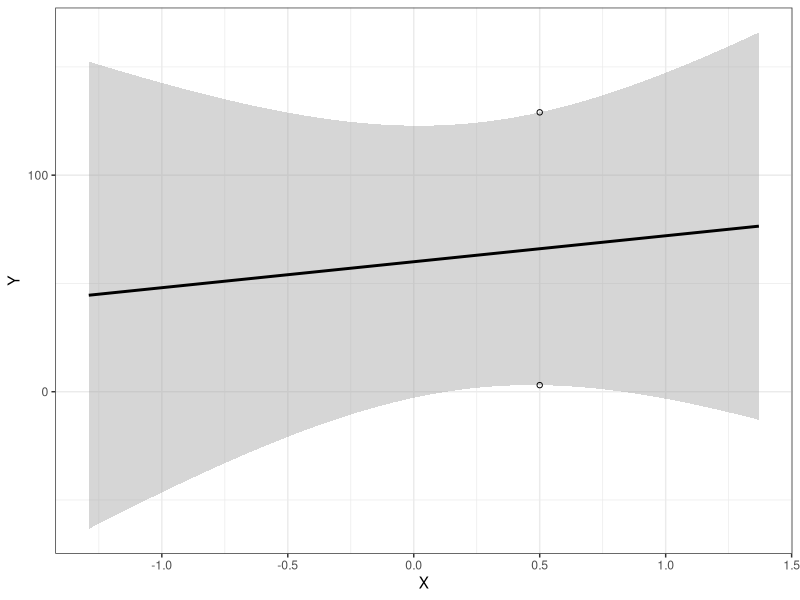

The R source for this figure:
#Appendix A: Computing the Confidence Interval of a Predicted Value of a Dependent Variable.

#R Code

#NOTE: the ggplot2 package must be installed for this example. E.g.,
#install.packages("ggplot2")

#Equations 2 and 3, in matrix algebra form
#values for x and y, n = 5
x<-c(-1.29,.64,1.2,1.37,-.7)
y<-c(48.8,4.78,81.38,112,67.79)

Xmat<-as.matrix(cbind(rep(1,5),x))
names(Xmat)<-c("(Intercept)","X")

A<-solve((t(Xmat) %*% Xmat)) #This is the inverse of the inner product found in Equation 3
beta <- A %*% t(Xmat) %*% y #linear model coefficients
resids <- y - (Xmat %*% beta) #residualvalues
sig<-sqrt(sum(resids^2) / (nrow(Xmat)-
                             ncol(Xmat))) #residual standard error term found in Equation 3
matxi<-t(as.matrix(c(1,.5)))
SEys <- diag(sig * (sqrt(as.matrix(matxi) %*% A %*% t(as.matrix(matxi))))) #Computation of the standard error of the predicted value of Y, shown in Equation 3
yhat<-matxi%*%beta
tmult <- qt(.975,3) #t-multiplier, with degrees of freedom = n-k-1 = 3
ylower<- yhat - tmult*SEys #lower confidence limit, as in Equation 2
yupper<- yhat + tmult*SEys #upper confidence limit, as in Equation 2
#The following shows that the confidence limits computed above correspond with the edges of the confidence region of the regression line.
#note that the following code requires the ggplot2 package be installed.
df<-as.data.frame(cbind(x,y)) #Put x and y into a dataframe object
require(ggplot2)
ggplot(x=x,y=y) +
  geom_smooth(data=df, aes(x=x,y=y),method =
                "lm", color = "black") +
  annotate("point",x=.5,y=ylower, shape =
             21) +
  annotate("point",x=.5,y=yupper, shape =
             21) +
  xlab("X") + ylab("Y") +
  theme_bw()

